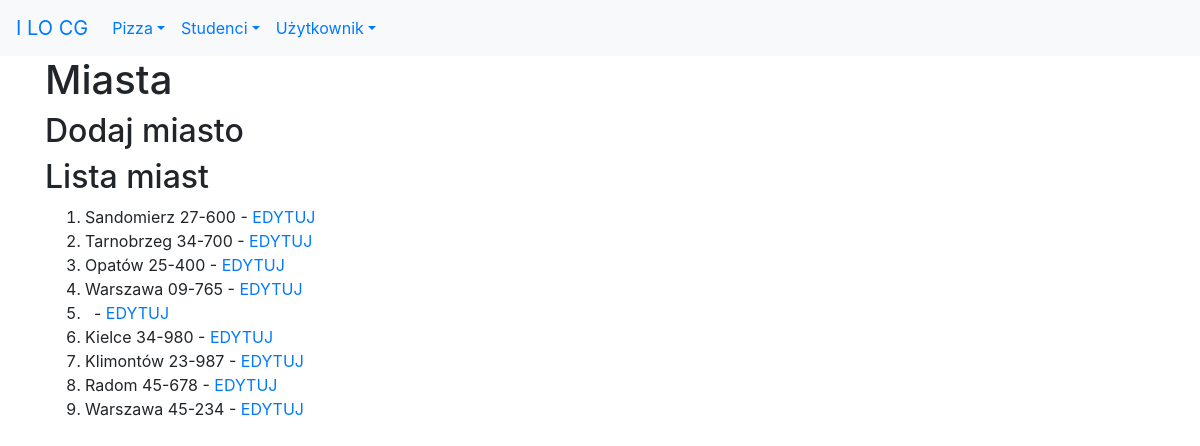
The page /miasta/dodaj on the database as committed earlier.
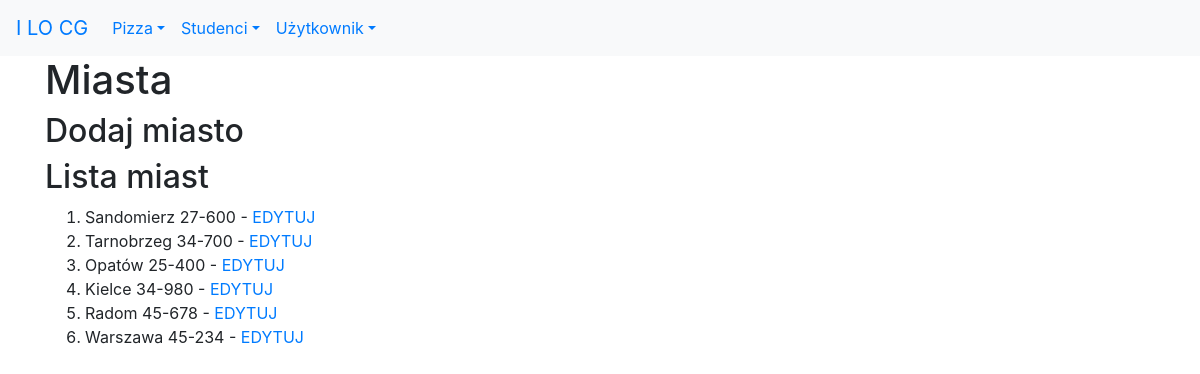
The same page on the database as committed later.
### studenci/models.py (models this page shows, shortened)
class Miasto(models.Model):
    nazwa = models.CharField(verbose_name='miasto', max_length=30)
    kod = models.CharField(max_length=6, help_text="Wpisz kod pocztowy")
    class Meta:
        verbose_name_plural = "miasta"

### studenci/views.py (the view)
# urls.py: path('miasta/', ListView.as_view(
def miasta(request):
    if request.method == 'POST':
        form = MiastoForm(request.POST)
        if form.is_valid():
            m = Miasto(nazwa=form.cleaned_data['nazwa'], kod=form.cleaned_data['kod'])
            m.save()
            messages.success(request, "Poprawnie dodano dane!")
            return redirect(reverse('studenci:miasta'))
        else:
            messages.error(request, "Niepoprawne dane!")
    else:
        form = MiastoForm()
    miasta = Miasto.objects.all()
    kontekst = {'miasta': miasta, 'form': form}
    return render(request, 'studenci/miasta.html', kontekst)

### studenci/templates/studenci/miasta.html (shortened to what this page needs)
{% extends 'szablon.html' %}
{% block naglowek %}Miasta{% endblock naglowek %}
{% block tresc %}
    {% load crispy_forms_tags %}
<h2>Dodaj miasto</h2>
<h2>Lista miast</h2>
<ol>
    {% for miasto in miasta %}
        <li>{{ miasto.nazwa }}&nbsp;{{ miasto.kod }} - <a href="{% url 'studenci:miasta_edytuj' miasto.id %}">EDYTUJ</a></li>
    {% endfor %}
</ol>
{% endblock tresc %}

Rows that differ between the two databases and show on the page:
removed Miasto: nazwa "Warszawa", kod "09-765"
removed Miasto: nazwa "Klimontów", kod "23-987"
